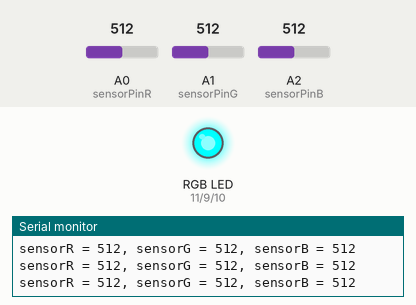
Simulated run of this sketch. Board: Arduino Uno, built with avr-gcc and run on an emulated ATmega328P. Shown: an RGB LED mixed from three pins (HIGH = lit), the last lines printed to the serial monitor. Inputs (shaded band) come from the test bench; at power-on: A0 (sensorPinR) = 512, A1 (sensorPinG) = 512, A2 (sensorPinB) = 512. Dim RGB values are drawn brighter than linear.

Above: at 1.2 s.
1.3 s: A0 (sensorPinR) set to 1023
At 2.0 s:
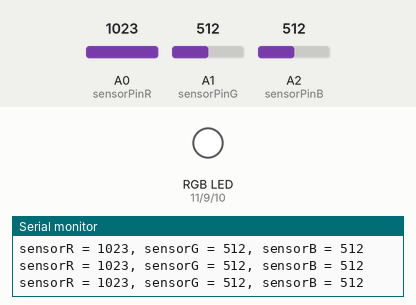
2.8 s: A1 (sensorPinG) set to 0
At 4.0 s:
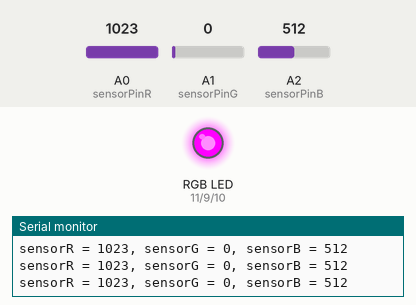
4.3 s: A2 (sensorPinB) set to 122
At 5.5 s:
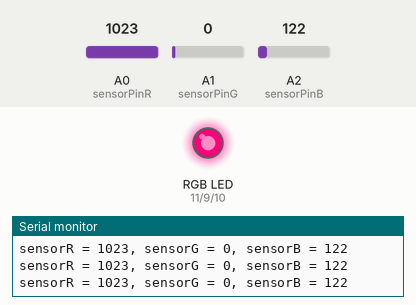
5.8 s: A1 (sensorPinG) set to 122
At 6.8 s:
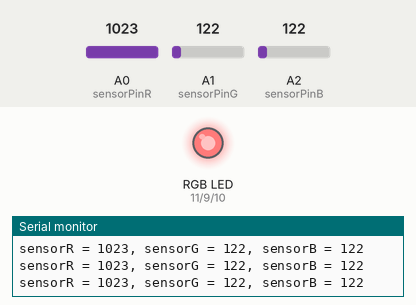
7.3 s: A2 (sensorPinB) set to 0
At 7.8 s:
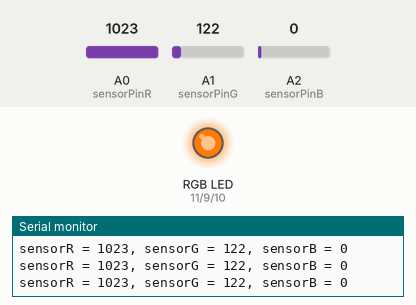
8.8 s: A0 (sensorPinR) set to 900
At 10.0 s:
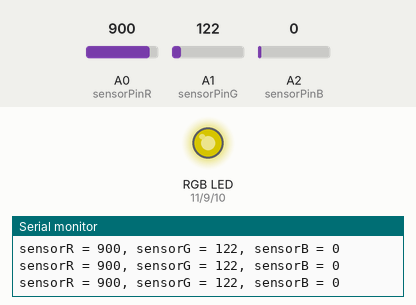
Timing chart, 0 to 11.3 s (numbered marks = the images above; inputs shaded):
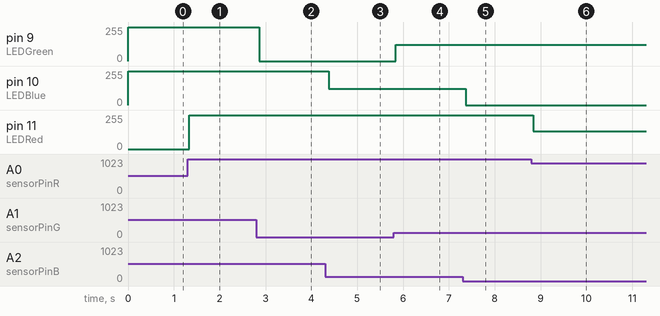

The sketch:

RGB_Pot.ino
```cpp
int LEDGreen=9;
int LEDBlue=10;
int LEDRed=11;

int sensorPinR=0;
int sensorPinG=1;
int sensorPinB=2;
int valR;
int valG;
int valB;


void setup(){
  Serial.begin(9600);
}

void loop(){

  valR=analogRead(sensorPinR);
  valG=analogRead(sensorPinG);
  valB=analogRead(sensorPinB);

  Serial.print("sensorR = " );
  Serial.print(valR);
  Serial.print(", sensorG = " );
  Serial.print(valG);
  Serial.print(", sensorB = " );
  Serial.println(valB);

  analogWrite(LEDRed,valR);
  analogWrite(LEDGreen,valG);
  analogWrite(LEDBlue,valB);
//  if (val<340) {
//    analogWrite(LEDRed,255);
//    analogWrite(LEDBlue,0);
//    analogWrite(LEDGreen,0);
//  } else if (val<680) {
//    analogWrite(LEDRed,0);
//    analogWrite(LEDBlue,255);
//    analogWrite(LEDGreen,0);
//  } else if (val<1024) {
//    analogWrite(LEDRed,0);
//    analogWrite(LEDBlue,0);
//    analogWrite(LEDGreen,255);
//  }
  delay(10);
}
```

Measured:
- after the input at 1.3 s, pin 11 (LEDRed): 0/255 → 255/255 at once
- after the input at 2.8 s, pin 9 (LEDGreen): 255/255 → 0/255 after 0.07 s
- after the input at 4.3 s, pin 10 (LEDBlue): 255/255 → 122/255 after 0.08 s
- after the input at 5.8 s, pin 9 (LEDGreen): 0/255 → 122/255 at once
- after the input at 7.3 s, pin 10 (LEDBlue): 122/255 → 0/255 after 0.07 s
- after the input at 8.8 s, pin 11 (LEDRed): 255/255 → 132/255 at once
